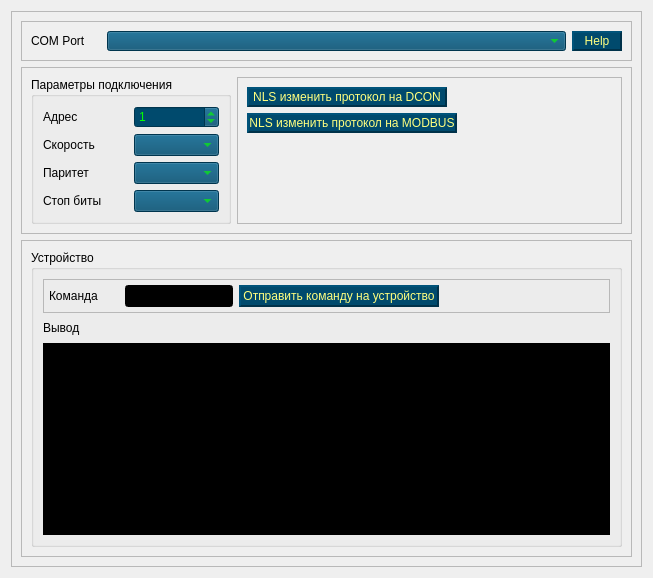
      <widget class="QWidget" name="tab_dcon_scan">
       <attribute name="title">
        <string>DCON</string>
       </attribute>
       <layout class="QVBoxLayout" name="verticalLayout">
        <item>
         <widget class="QFrame" name="frame">
          <property name="frameShape">
           <enum>QFrame::StyledPanel</enum>
          </property>
          <property name="frameShadow">
           <enum>QFrame::Raised</enum>
          </property>
          <layout class="QVBoxLayout" name="verticalLayout_7">
           <item>
            <widget class="QFrame" name="frame_4">
             <property name="minimumSize">
              <size>
               <width>0</width>
               <height>35</height>
              </size>
             </property>
             <property name="styleSheet">
              <string notr="true"/>
             </property>
             <property name="frameShape">
              <enum>QFrame::StyledPanel</enum>
             </property>
             <property name="frameShadow">
              <enum>QFrame::Raised</enum>
             </property>
             <layout class="QHBoxLayout" name="horizontalLayout_5">
              <item>
               <widget class="QLabel" name="lbl_port_dcon">
                <property name="sizePolicy">
                 <sizepolicy hsizetype="Fixed" vsizetype="Fixed">
                  <horstretch>0</horstretch>
                  <verstretch>0</verstretch>
                 </sizepolicy>
                </property>
                <property name="minimumSize">
                 <size>
                  <width>70</width>
                  <height>0</height>
                 </size>
                </property>
                <property name="text">
                 <string>COM Port</string>
                </property>
               </widget>
              </item>
              <item>
               <widget class="QComboBox" name="comboBox_com_port_dcon">
                <property name="minimumSize">
                 <size>
                  <width>300</width>
                  <height>20</height>
                 </size>
                </property>
                <property name="contextMenuPolicy">
                 <enum>Qt::NoContextMenu</enum>
                </property>
                <property name="styleSheet">
                 <string notr="true">background-color: rgb(0, 74, 109);
color: rgb(4, 255, 0);</string>
                </property>
               </widget>
              </item>
              <item>
               <widget class="QPushButton" name="btn_help_dcon">
                <property name="sizePolicy">
                 <sizepolicy hsizetype="Fixed" vsizetype="Fixed">
                  <horstretch>0</horstretch>
                  <verstretch>0</verstretch>
                 </sizepolicy>
                </property>
                <property name="minimumSize">
                 <size>
                  <width>50</width>
                  <height>20</height>
                 </size>
                </property>
                <property name="toolTip">
                 <string>Описание работы с устройством NLS  по протоколу DCON </string>
                </property>
                <property name="styleSheet">
                 <string notr="true">QPushButton {
	background-color: rgb(0, 74, 109);
	color: rgb(255, 255, 127);
	border: none;
	border-left: 2px solid rgb(0, 83, 122);
	border-top: 2px solid rgb(0, 83, 122);
	border-right: 2px solid rgb(0, 50, 74);	
	border-bottom: 2px solid rgb(0, 50, 74);
}

QPushButton:hover {
	background-color: rgb(0, 74, 109);
	color:rgb(0, 255, 0);
}

QPushButton:pressed {
	background-color: rgb(0, 74, 109);
	color: rgb(0, 255, 0);
	border-left: 2px solid rgb(0, 64, 94);
	border-top: 2px solid rgb(0, 64, 94);
	border-right: 2px solid rgb(0, 83, 122);	
	border-bottom: 2px solid rgb(0, 83, 122);
}
QToolTip {
	color: rgb(0, 0, 127);
}</string>
                </property>
                <property name="text">
                 <string>Help</string>
                </property>
               </widget>
              </item>
             </layout>
            </widget>
           </item>
           <item>
            <widget class="QFrame" name="frame_2">
             <property name="sizePolicy">
              <sizepolicy hsizetype="Preferred" vsizetype="Fixed">
               <horstretch>0</horstretch>
               <verstretch>0</verstretch>
              </sizepolicy>
             </property>
             <property name="minimumSize">
              <size>
               <width>470</width>
               <height>151</height>
              </size>
             </property>
             <property name="styleSheet">
              <string notr="true"/>
             </property>
             <property name="frameShape">
              <enum>QFrame::StyledPanel</enum>
             </property>
             <property name="frameShadow">
              <enum>QFrame::Raised</enum>
             </property>
             <layout class="QHBoxLayout" name="horizontalLayout_6">
              <item>
               <widget class="QGroupBox" name="groupBox_parameters_dcon">
                <property name="sizePolicy">
                 <sizepolicy hsizetype="Fixed" vsizetype="Fixed">
                  <horstretch>0</horstretch>
                  <verstretch>0</verstretch>
                 </sizepolicy>
                </property>
                <property name="minimumSize">
                 <size>
                  <width>200</width>
                  <height>120</height>
                 </size>
                </property>
                <property name="layoutDirection">
                 <enum>Qt::LeftToRight</enum>
                </property>
                <property name="autoFillBackground">
                 <bool>false</bool>
                </property>
                <property name="styleSheet">
                 <string notr="true"/>
                </property>
                <property name="title">
                 <string>Параметры подключения</string>
                </property>
                <property name="alignment">
                 <set>Qt::AlignLeading|Qt::AlignLeft|Qt::AlignTop</set>
                </property>
                <layout class="QGridLayout" name="gridLayout">
                 <item row="1" column="0">
                  <widget class="QLabel" name="lbl_speed_dcon">
                   <property name="minimumSize">
                    <size>
                     <width>70</width>
                     <height>20</height>
                    </size>
                   </property>
                   <property name="text">
                    <string>Скорость</string>
                   </property>
                  </widget>
                 </item>
                 <item row="0" column="0">
                  <widget class="QLabel" name="lbl_address_dcon">
                   <property name="text">
                    <string>Адрес</string>
                   </property>
                  </widget>
                 </item>
                 <item row="1" column="2">
                  <widget class="QComboBox" name="comboBox_speed_dcon">
                   <property name="minimumSize">
                    <size>
                     <width>70</width>
                     <height>20</height>
                    </size>
                   </property>
                   <property name="contextMenuPolicy">
                    <enum>Qt::NoContextMenu</enum>
                   </property>
                   <property name="styleSheet">
                    <string notr="true">background-color: rgb(0, 74, 109);
color: rgb(4, 255, 0);</string>
                   </property>
                  </widget>
                 </item>
                 <item row="2" column="2">
                  <widget class="QComboBox" name="comboBox_parity_dcon">
                   <property name="minimumSize">
                    <size>
                     <width>70</width>
                     <height>20</height>
                    </size>
                   </property>
                   <property name="contextMenuPolicy">
                    <enum>Qt::NoContextMenu</enum>
                   </property>
                   <property name="styleSheet">
                    <string notr="true">background-color: rgb(0, 74, 109);
color: rgb(4, 255, 0);</string>
                   </property>
                  </widget>
                 </item>
                 <item row="3" column="0">
                  <widget class="QLabel" name="lbl_s_bits_dcon">
                   <property name="minimumSize">
                    <size>
                     <width>70</width>
                     <height>20</height>
                    </size>
                   </property>
                   <property name="text">
                    <string>Стоп биты</string>
                   </property>
                  </widget>
                 </item>
                 <item row="2" column="0">
                  <widget class="QLabel" name="lbl_parity_dcon">
                   <property name="minimumSize">
                    <size>
                     <width>70</width>
                     <height>20</height>
                    </size>
                   </property>
                   <property name="text">
                    <string>Паритет</string>
                   </property>
                  </widget>
                 </item>
                 <item row="3" column="2">
                  <widget class="QComboBox" name="comboBox_s_bit_dcon">
                   <property name="minimumSize">
                    <size>
                     <width>70</width>
                     <height>20</height>
                    </size>
                   </property>
                   <property name="contextMenuPolicy">
                    <enum>Qt::NoContextMenu</enum>
                   </property>
                   <property name="styleSheet">
                    <string notr="true">QComboBox {
background-color: rgb(0, 74, 109);
color: rgb(4, 255, 0);
}</string>
                   </property>
                  </widget>
                 </item>
                 <item row="0" column="2">
                  <widget class="QSpinBox" name="spinBox_address_dcon">
                   <property name="styleSheet">
                    <string notr="true">QSpinBox {
	background-color: rgb(0, 74, 109);
	color: rgb(4, 255, 0);
}</string>
                   </property>
                   <property name="maximum">
                    <number>247</number>
                   </property>
                   <property name="value">
                    <number>1</number>
                   </property>
                  </widget>
                 </item>
                </layout>
               </widget>
              </item>
              <item>
               <widget class="QFrame" name="frame_8">
                <property name="styleSheet">
                 <string notr="true"/>
                </property>
                <property name="frameShape">
                 <enum>QFrame::StyledPanel</enum>
                </property>
                <property name="frameShadow">
                 <enum>QFrame::Raised</enum>
                </property>
                <layout class="QVBoxLayout" name="verticalLayout_5">
                 <item>
                  <widget class="QPushButton" name="btn_chenge_protocol_on_dcon">
                   <property name="sizePolicy">
                    <sizepolicy hsizetype="Fixed" vsizetype="Fixed">
                     <horstretch>0</horstretch>
                     <verstretch>0</verstretch>
                    </sizepolicy>
                   </property>
                   <property name="minimumSize">
                    <size>
                     <width>200</width>
                     <height>20</height>
                    </size>
                   </property>
                   <property name="toolTip">
                    <string>&lt;html&gt;&lt;head/&gt;&lt;body&gt;&lt;p&gt;Для изменения протокола, необходимо указать параметры для подключения и текущий адрес устройства.&lt;br/&gt;Для применения настроек, необходимо перезагрузить устройство отключив питание.&lt;/p&gt;&lt;/body&gt;&lt;/html&gt;</string>
                   </property>
                   <property name="styleSheet">
                    <string notr="true">QPushButton {
	background-color: rgb(0, 74, 109);
	color: rgb(255, 255, 127);
	border: none;
	border-left: 2px solid rgb(0, 83, 122);
	border-top: 2px solid rgb(0, 83, 122);
	border-right: 2px solid rgb(0, 50, 74);	
	border-bottom: 2px solid rgb(0, 50, 74);
}

QPushButton:hover {
	background-color: rgb(0, 74, 109);
	color:rgb(0, 255, 0);
}

QPushButton:pressed {
	background-color: rgb(0, 74, 109);
	color: rgb(0, 255, 0);
	border-left: 2px solid rgb(0, 64, 94);
	border-top: 2px solid rgb(0, 64, 94);
	border-right: 2px solid rgb(0, 83, 122);	
	border-bottom: 2px solid rgb(0, 83, 122);
}
QToolTip {
	color: rgb(0, 0, 127);
}</string>
                   </property>
                   <property name="text">
                    <string>NLS изменить протокол на DCON</string>
                   </property>
                  </widget>
                 </item>
                 <item>
                  <widget class="QPushButton" name="btn_change_protocol_on_modbus">
                   <property name="sizePolicy">
                    <sizepolicy hsizetype="Fixed" vsizetype="Fixed">
                     <horstretch>0</horstretch>
                     <verstretch>0</verstretch>
                    </sizepolicy>
                   </property>
                   <property name="minimumSize">
                    <size>
                     <width>200</width>
                     <height>20</height>
                    </size>
                   </property>
                   <property name="toolTip">
                    <string>&lt;html&gt;&lt;head/&gt;&lt;body&gt;&lt;p&gt;Для изменения протокола, необходимо указать параметры для подключения и текущий адрес устройства.&lt;br/&gt;Для применения настроек, необходимо перезагрузить устройство отключив питание.&lt;/p&gt;&lt;/body&gt;&lt;/html&gt;</string>
                   </property>
                   <property name="styleSheet">
                    <string notr="true">QPushButton {
	background-color: rgb(0, 74, 109);
	color: rgb(255, 255, 127);
	border: none;
	border-left: 2px solid rgb(0, 83, 122);
	border-top: 2px solid rgb(0, 83, 122);
	border-right: 2px solid rgb(0, 50, 74);	
	border-bottom: 2px solid rgb(0, 50, 74);
}

QPushButton:hover {
	background-color: rgb(0, 74, 109);
	color:rgb(0, 255, 0);
}

QPushButton:pressed {
	background-color: rgb(0, 74, 109);
	color: rgb(0, 255, 0);
	border-left: 2px solid rgb(0, 64, 94);
	border-top: 2px solid rgb(0, 64, 94);
	border-right: 2px solid rgb(0, 83, 122);	
	border-bottom: 2px solid rgb(0, 83, 122);
}
QToolTip {
	color: rgb(0, 0, 127);
}</string>
                   </property>
                   <property name="text">
                    <string>NLS изменить протокол на MODBUS</string>
                   </property>
                  </widget>
                 </item>
                 <item>
                  <spacer name="verticalSpacer">
                   <property name="orientation">
                    <enum>Qt::Vertical</enum>
                   </property>
                   <property name="sizeHint" stdset="0">
                    <size>
                     <width>20</width>
                     <height>40</height>
                    </size>
                   </property>
                  </spacer>
                 </item>
                </layout>
               </widget>
              </item>
             </layout>
            </widget>
           </item>
           <item>
            <widget class="QFrame" name="frame_9">
             <property name="minimumSize">
              <size>
               <width>0</width>
               <height>200</height>
              </size>
             </property>
             <property name="styleSheet">
              <string notr="true"/>
             </property>
             <property name="frameShape">
              <enum>QFrame::StyledPanel</enum>
             </property>
             <property name="frameShadow">
              <enum>QFrame::Raised</enum>
             </property>
             <layout class="QHBoxLayout" name="horizontalLayout_7">
              <item>
               <widget class="QGroupBox" name="groupBox_device_dcon">
                <property name="sizePolicy">
                 <sizepolicy hsizetype="Expanding" vsizetype="Expanding">
                  <horstretch>0</horstretch>
                  <verstretch>0</verstretch>
                 </sizepolicy>
                </property>
                <property name="minimumSize">
                 <size>
                  <width>591</width>
                  <height>201</height>
                 </size>
                </property>
                <property name="sizeIncrement">
                 <size>
                  <width>0</width>
                  <height>0</height>
                 </size>
                </property>
                <property name="title">
                 <string>Устройство</string>
                </property>
                <layout class="QVBoxLayout" name="verticalLayout_6">
                 <item>
                  <widget class="QFrame" name="frame_6">
                   <property name="minimumSize">
                    <size>
                     <width>0</width>
                     <height>31</height>
                    </size>
                   </property>
                   <property name="styleSheet">
                    <string notr="true"/>
                   </property>
                   <property name="frameShape">
                    <enum>QFrame::StyledPanel</enum>
                   </property>
                   <property name="frameShadow">
                    <enum>QFrame::Raised</enum>
                   </property>
                   <layout class="QHBoxLayout" name="horizontalLayout_4">
                    <property name="leftMargin">
                     <number>5</number>
                    </property>
                    <property name="topMargin">
                     <number>5</number>
                    </property>
                    <property name="rightMargin">
                     <number>5</number>
                    </property>
                    <property name="bottomMargin">
                     <number>5</number>
                    </property>
                    <item>
                     <widget class="QLabel" name="lbl_command_dcon">
                      <property name="sizePolicy">
                       <sizepolicy hsizetype="Fixed" vsizetype="Fixed">
                        <horstretch>0</horstretch>
                        <verstretch>0</verstretch>
                       </sizepolicy>
                      </property>
                      <property name="minimumSize">
                       <size>
                        <width>70</width>
                        <height>20</height>
                       </size>
                      </property>
                      <property name="text">
                       <string>Команда</string>
                      </property>
                     </widget>
                    </item>
                    <item>
                     <widget class="QLineEdit" name="etr_command_dcon">
                      <property name="sizePolicy">
                       <sizepolicy hsizetype="Fixed" vsizetype="Fixed">
                        <horstretch>0</horstretch>
                        <verstretch>0</verstretch>
                       </sizepolicy>
                      </property>
                      <property name="minimumSize">
                       <size>
                        <width>100</width>
                        <height>20</height>
                       </size>
                      </property>
                      <property name="contextMenuPolicy">
                       <enum>Qt::NoContextMenu</enum>
                      </property>
                      <property name="styleSheet">
                       <string notr="true">QLineEdit {
	color: rgb(0, 255, 0);
	background-color: rgb(0, 0, 0);
	font: 10pt &quot;Terminal&quot;;
}
</string>
                      </property>
                     </widget>
                    </item>
                    <item>
                     <widget class="QPushButton" name="btn_send_command_dcon">
                      <property name="sizePolicy">
                       <sizepolicy hsizetype="Fixed" vsizetype="Fixed">
                        <horstretch>0</horstretch>
                        <verstretch>0</verstretch>
                       </sizepolicy>
                      </property>
                      <property name="minimumSize">
                       <size>
                        <width>200</width>
                        <height>20</height>
                       </size>
                      </property>
                      <property name="maximumSize">
                       <size>
                        <width>190</width>
                        <height>25</height>
                       </size>
                      </property>
                      <property name="toolTip">
                       <string>&lt;html&gt;&lt;head/&gt;&lt;body&gt;&lt;p&gt;Передать команду по протоколу DCON на устройство.&lt;/p&gt;&lt;p&gt;Ответ отобразится в окне вывода после символов &amp;quot;&amp;lt;- &amp;quot;&lt;/p&gt;&lt;/body&gt;&lt;/html&gt;</string>
                      </property>
                      <property name="styleSheet">
                       <string notr="true">QPushButton {
	background-color: rgb(0, 74, 109);
	color: rgb(255, 255, 127);
	border: none;
	border-left: 2px solid rgb(0, 83, 122);
	border-top: 2px solid rgb(0, 83, 122);
	border-right: 2px solid rgb(0, 50, 74);	
	border-bottom: 2px solid rgb(0, 50, 74);
}

QPushButton:hover {
	background-color: rgb(0, 74, 109);
	color:rgb(0, 255, 0);
}

QPushButton:pressed {
	background-color: rgb(0, 74, 109);
	color: rgb(0, 255, 0);
	border-left: 2px solid rgb(0, 64, 94);
	border-top: 2px solid rgb(0, 64, 94);
	border-right: 2px solid rgb(0, 83, 122);	
	border-bottom: 2px solid rgb(0, 83, 122);
}
QToolTip {
	color: rgb(0, 0, 127);
}</string>
                      </property>
                      <property name="text">
                       <string>Отправить команду на устройство</string>
                      </property>
                     </widget>
                    </item>
                    <item>
                     <spacer name="horizontalSpacer">
                      <property name="orientation">
                       <enum>Qt::Horizontal</enum>
                      </property>
                      <property name="sizeHint" stdset="0">
                       <size>
                        <width>162</width>
                        <height>16</height>
                       </size>
                      </property>
                     </spacer>
                    </item>
                   </layout>
                  </widget>
                 </item>
                 <item>
                  <widget class="QLabel" name="lbl_info_dcon">
                   <property name="minimumSize">
                    <size>
                     <width>70</width>
                     <height>18</height>
                    </size>
                   </property>
                   <property name="text">
                    <string>Вывод</string>
                   </property>
                  </widget>
                 </item>
                 <item>
                  <widget class="QTableWidget" name="table_out_info_dcon">
                   <property name="contextMenuPolicy">
                    <enum>Qt::NoContextMenu</enum>
                   </property>
                   <property name="styleSheet">
                    <string notr="true">QTableWidget {
	background-color: rgb(0, 0, 0);
	color: rgb(255, 255, 255);
}
QToolTip {
	color: rgb(0, 0, 127);
}</string>
                   </property>
                   <property name="alternatingRowColors">
                    <bool>false</bool>
                   </property>
                   <property name="sortingEnabled">
                    <bool>false</bool>
                   </property>
                   <attribute name="horizontalHeaderVisible">
                    <bool>false</bool>
                   </attribute>
                   <attribute name="horizontalHeaderCascadingSectionResizes">
                    <bool>true</bool>
                   </attribute>
                   <attribute name="horizontalHeaderMinimumSectionSize">
                    <number>100</number>
                   </attribute>
                   <attribute name="horizontalHeaderDefaultSectionSize">
                    <number>150</number>
                   </attribute>
                   <attribute name="horizontalHeaderHighlightSections">
                    <bool>false</bool>
                   </attribute>
                   <attribute name="horizontalHeaderShowSortIndicator" stdset="0">
                    <bool>false</bool>
                   </attribute>
                   <attribute name="horizontalHeaderStretchLastSection">
                    <bool>true</bool>
                   </attribute>
                   <attribute name="verticalHeaderVisible">
                    <bool>false</bool>
                   </attribute>
                   <attribute name="verticalHeaderDefaultSectionSize">
                    <number>23</number>
                   </attribute>
                   <column>
                    <property name="text">
                     <string>in/out</string>
                    </property>
                    <property name="background">
                     <color>
                      <red>255</red>
                      <green>255</green>
                      <blue>255</blue>
                     </color>
                    </property>
                   </column>
                  </widget>
                 </item>
                </layout>
               </widget>
              </item>
             </layout>
            </widget>
           </item>
          </layout>
         </widget>
        </item>
       </layout>
      </widget>
